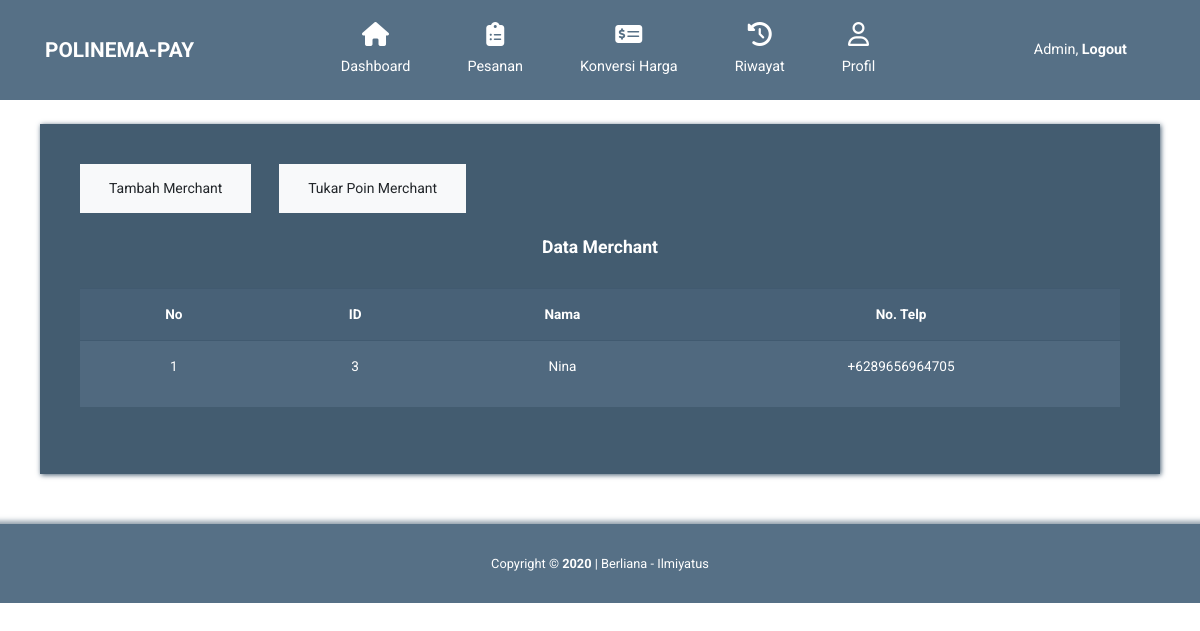
/Admin/user-merchant.php (signed in), run on an earlier commit of the app's database.
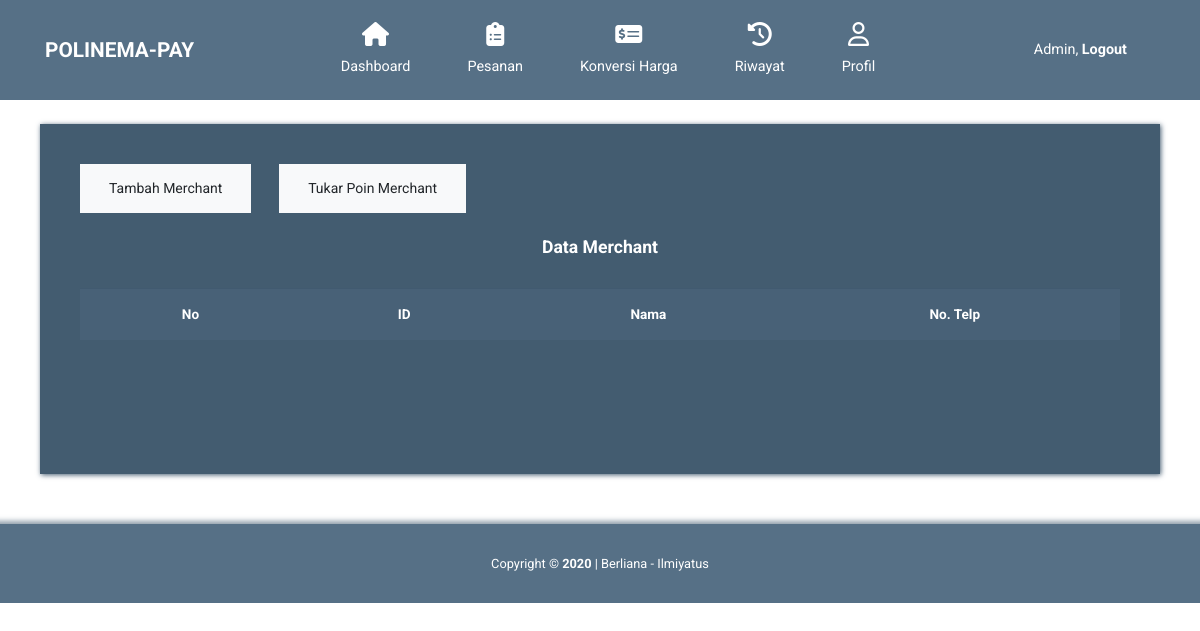
And on a later commit of the database.
### tables this page shows
CREATE TABLE `user` (
  `id` int(100) NOT NULL,
  `unique_id` varchar(23) NOT NULL,
  `level` varchar(20) NOT NULL,
  `name` varchar(50) NOT NULL,
  `nohp` varchar(15) NOT NULL,
  `encrypted_imei` varchar(50) NOT NULL,
  `salt` varchar(10) NOT NULL,
  `created_at` datetime DEFAULT NULL,
  `updated_at` datetime DEFAULT NULL
);

### Admin/user-merchant.php (the view, shortened to what this page needs)
<?php
require_once 'koneksi.php';
?>
<!DOCTYPE html>
<html lang="en">
<head>
    <link rel="stylesheet" href="css/fontawesome.min.css">
    <link rel="stylesheet" href="css/bootstrap.min.css">
    <link rel="stylesheet" href="css/templatemo-style.css">
</head>
<body id="reportsPage">
    <div class="" id="home">
        <nav class="navbar navbar-expand-xl">
            <div class="container h-100">
                <a class="navbar-brand" href="index-admin.php">
                    <h1 class="tm-site-title mb-0">POLINEMA-PAY</h1>
                </a>
            <div class="collapse navbar-collapse" id="navbarSupportedContent">
                <ul class="navbar-nav mx-auto h-100">
                    <li class="nav-item">
                        <a class="nav-link" href="index-admin.php">
                            <i class="fas fa-home"></i>
                            Dashboard
                        </a>
                    </li>
                    <li class="nav-item">
                        <a class="nav-link" href="peninjaupesanan.php">
                            <i class="fas fa-clipboard-list"></i>
                            Pesanan
                        </a>
                    </li>
                    <li class="nav-item">
                        <a class="nav-link" href="konversiharga.php">
                            <i class="fas fa-money-check-alt"></i>
                            Konversi Harga
                        </a>
                    </li>
                    <li class="nav-item">
                        <a class="nav-link" href="riwayat.php">
                            <i class="fas fa-history"></i>
                            Riwayat
                        </a>
                    </li>
                    <li class="nav-item">
                        <a class="nav-link" href="accounts.php">
                            <i class="far fa-user"></i>
                            Profil
                        </a>
                    </li>
                </ul>
                <ul class="navbar-nav">
                    <li class="nav-item">
                        <a class="nav-link d-block" href="logout.php">
                            Admin, <b>Logout</b>
                        </a>
                    </li>
                </ul>
            </div>
        </div>
    </nav>
<div class="container">
    <br>
    <div class="row tm-content-row">
        <div class="col-12 tm-block-col">
            <div class="tm-bg-primary-dark tm-block tm-block-taller tm-block-scroll">
                <a class="btn btn-light btn-sm " href="tambah-merchant.php" role="button">Tambah Merchant</a>
                <a class="btn btn-light btn-sm " href="penukaranpoin-merchant.php" role="button">Tukar Poin Merchant</a>
                <br><br>
                <h2 align="center" class="tm-block-title">Data Merchant</h2>
                    <table class="table table-hover ">
                  <thead>
                    <tr align="center">
                      <th>No</th>
                      <th>ID</th>
                      <th>Nama</th>
                      <th>No. Telp</th>
                  </tr>
              </thead>
              <tbody>
                <?php
                $no=1;
                $batas = 3;
              if(!isset($_GET['page'])){
                  $activepage = 1;
              } else {
                  $activepage = $_GET['page'];
              }
              $mulai = $batas * ($activepage-1);
              if(isset($_POST['qcari'])){
                  $qcari=$_POST['qcari'];
                  $query = mysqli_query($koneksi,"SELECT  id, unique_id, level, name, nohp, encrypted_imei, salt, created_at, updated_at FROM user where nohp like '%$qcari%' limit $mulai, $batas");
              } else {
                $query = mysqli_query($koneksi,"SELECT * FROM user where level='Merchant'");
              }
              while ($menu = mysqli_fetch_array($query)) {
                  ?>
                  <tr align="center">
                    <td><p><?php echo $no; ?></p></td>
                    <td><p><?php echo $menu['id'];?></p></td>
                    <td><p><?php echo $menu['name'];?></p></td>
                    <td><p><?php echo $menu['nohp'];?></p></td>
                </tr>
                <?php
                $no++;
            }
            ?>
        </tbody>
    </table>
                    </div>
                </div>
            </div>
        </div>
        <footer class="tm-footer row tm-mt-small">
            <div class="col-12 font-weight-light">
              <p class="text-center text-white mb-0 px-4 small">
                Copyright &copy; <b>2020</b> | Berliana - Ilmiyatus
            </p>
        </div>
    </footer>
</div>
</body>
</html>

What changed in the data, as far as the page shows it:
no longer on this page (row edited): user: id "3", name "Nina", nohp "+6289656964705"
